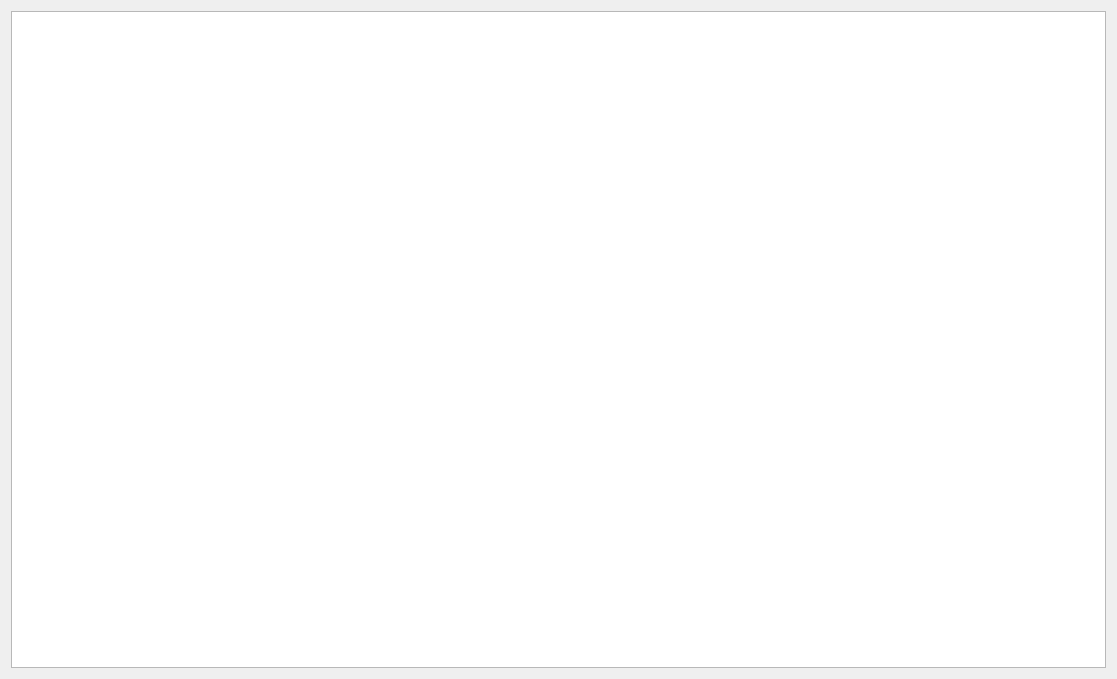
<?xml version="1.0" encoding="UTF-8"?>
<ui version="4.0">
 <class>FrequencyDomain</class>
 <widget class="QDialog" name="FrequencyDomain">
  <property name="geometry">
   <rect>
    <x>0</x>
    <y>0</y>
    <width>1117</width>
    <height>679</height>
   </rect>
  </property>
  <property name="windowTitle">
   <string>Dialog</string>
  </property>
  <layout class="QHBoxLayout" name="horizontalLayout">
   <item>
    <widget class="QGraphicsView" name="graphicsView"/>
   </item>
  </layout>
 </widget>
 <resources/>
 <connections/>
</ui>
